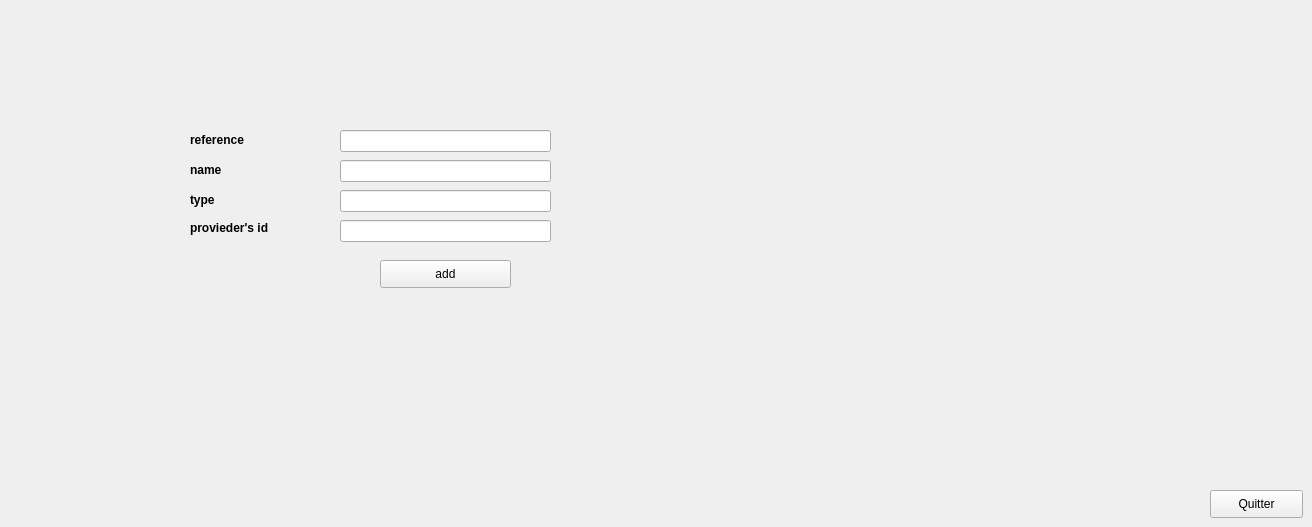
     <widget class="QWidget" name="tab_54">
      <attribute name="title">
       <string>add equipment</string>
      </attribute>
      <widget class="QLabel" name="refpara_13">
       <property name="geometry">
        <rect>
         <x>190</x>
         <y>130</y>
         <width>111</width>
         <height>20</height>
        </rect>
       </property>
       <property name="font">
        <font>
         <pointsize>9</pointsize>
         <weight>75</weight>
         <bold>true</bold>
         <underline>false</underline>
        </font>
       </property>
       <property name="text">
        <string>reference</string>
       </property>
      </widget>
      <widget class="QLineEdit" name="idfour_13">
       <property name="geometry">
        <rect>
         <x>340</x>
         <y>220</y>
         <width>211</width>
         <height>22</height>
        </rect>
       </property>
      </widget>
      <widget class="QLabel" name="idfour_14">
       <property name="geometry">
        <rect>
         <x>190</x>
         <y>220</y>
         <width>121</width>
         <height>16</height>
        </rect>
       </property>
       <property name="font">
        <font>
         <pointsize>9</pointsize>
         <weight>75</weight>
         <bold>true</bold>
         <underline>false</underline>
        </font>
       </property>
       <property name="text">
        <string>provieder's id </string>
       </property>
      </widget>
      <widget class="QLineEdit" name="nom_13">
       <property name="geometry">
        <rect>
         <x>340</x>
         <y>160</y>
         <width>211</width>
         <height>22</height>
        </rect>
       </property>
      </widget>
      <widget class="QLineEdit" name="refpara_14">
       <property name="geometry">
        <rect>
         <x>340</x>
         <y>130</y>
         <width>211</width>
         <height>22</height>
        </rect>
       </property>
      </widget>
      <widget class="QLabel" name="nom_14">
       <property name="geometry">
        <rect>
         <x>190</x>
         <y>160</y>
         <width>81</width>
         <height>20</height>
        </rect>
       </property>
       <property name="font">
        <font>
         <pointsize>9</pointsize>
         <weight>75</weight>
         <bold>true</bold>
         <underline>false</underline>
        </font>
       </property>
       <property name="text">
        <string>name</string>
       </property>
      </widget>
      <widget class="QLineEdit" name="type_33">
       <property name="geometry">
        <rect>
         <x>340</x>
         <y>190</y>
         <width>211</width>
         <height>22</height>
        </rect>
       </property>
      </widget>
      <widget class="QLabel" name="type_34">
       <property name="geometry">
        <rect>
         <x>190</x>
         <y>190</y>
         <width>141</width>
         <height>20</height>
        </rect>
       </property>
       <property name="font">
        <font>
         <pointsize>9</pointsize>
         <weight>75</weight>
         <bold>true</bold>
         <underline>false</underline>
        </font>
       </property>
       <property name="text">
        <string>type</string>
       </property>
      </widget>
      <widget class="QPushButton" name="ajouter_10">
       <property name="geometry">
        <rect>
         <x>380</x>
         <y>260</y>
         <width>131</width>
         <height>28</height>
        </rect>
       </property>
       <property name="text">
        <string>add</string>
       </property>
      </widget>
      <widget class="QPushButton" name="pushButton_57">
       <property name="geometry">
        <rect>
         <x>1210</x>
         <y>490</y>
         <width>93</width>
         <height>28</height>
        </rect>
       </property>
       <property name="text">
        <string>Quitter</string>
       </property>
      </widget>
     </widget>
